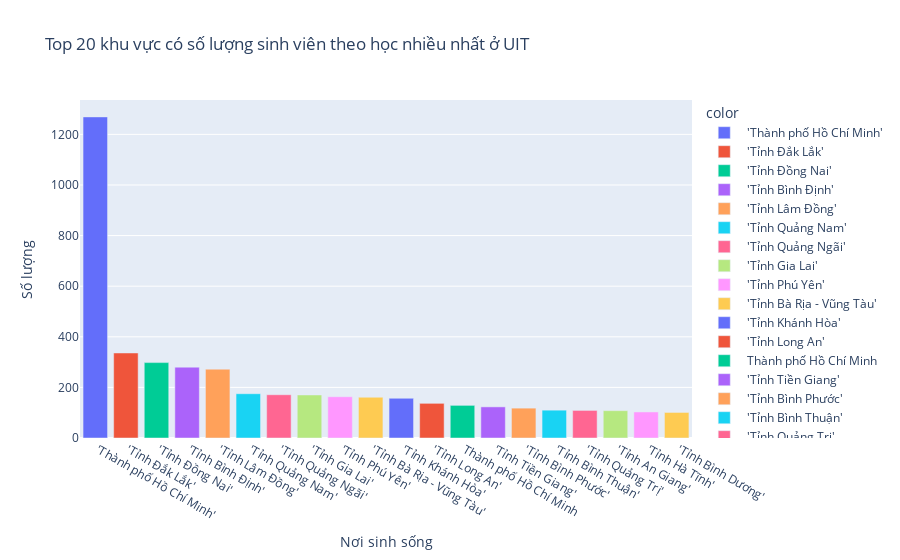

Notebook code cell kept with this figure:
### Code cell
sinhvien["DiaChi_TinhTP"].value_counts()
fig = px.bar(x = sinhvien["DiaChi_TinhTP"].value_counts()[:20].index,
             y = sinhvien["DiaChi_TinhTP"].value_counts()[:20].values,
             labels = {'x': "Nơi sinh sống",
                     'y': "Số lượng"},
             color = sinhvien["DiaChi_TinhTP"].value_counts()[:20].index,
             title="Top 20 khu vực có số lượng sinh viên theo học nhiều nhất ở UIT")
fig

### Figure 1 — Plotly figure (JSON) as saved in the notebook; plotly's stock layout.template omitted (floating-point values rounded to 4 significant figures)
{"data": [{"alignmentgroup": "True", "hovertemplate": "color= 'Thành phố Hồ Chí Minh'<br>Nơi sinh sống=%{x}<br>Số lượng=%{y}<extra></extra>", "legendgroup": " 'Thành phố Hồ Chí Minh'", "marker": {"color": "#636efa", "pattern": {"shape": ""}}, "name": " 'Thành phố Hồ Chí Minh'", "offsetgroup": " 'Thành phố Hồ Chí Minh'", "orientation": "v", "showlegend": true, "textposition": "auto", "type": "bar", "x": [" 'Thành phố Hồ Chí Minh'"], "xaxis": "x", "y": [1269], "yaxis": "y"}, {"alignmentgroup": "True", "hovertemplate": "color= 'Tỉnh Đắk Lắk'<br>Nơi sinh sống=%{x}<br>Số lượng=%{y}<extra></extra>", "legendgroup": " 'Tỉnh Đắk Lắk'", "marker": {"color": "#EF553B", "pattern": {"shape": ""}}, "name": " 'Tỉnh Đắk Lắk'", "offsetgroup": " 'Tỉnh Đắk Lắk'", "orientation": "v", "showlegend": true, "textposition": "auto", "type": "bar", "x": [" 'Tỉnh Đắk Lắk'"], "xaxis": "x", "y": [336], "yaxis": "y"}, {"alignmentgroup": "True", "hovertemplate": "color= 'Tỉnh Đồng Nai'<br>Nơi sinh sống=%{x}<br>Số lượng=%{y}<extra></extra>", "legendgroup": " 'Tỉnh Đồng Nai'", "marker": {"color": "#00cc96", "pattern": {"shape": ""}}, "name": " 'Tỉnh Đồng Nai'", "offsetgroup": " 'Tỉnh Đồng Nai'", "orientation": "v", "showlegend": true, "textposition": "auto", "type": "bar", "x": [" 'Tỉnh Đồng Nai'"], "xaxis": "x", "y": [298], "yaxis": "y"}, {"alignmentgroup": "True", "hovertemplate": "color= 'Tỉnh Bình Định'<br>Nơi sinh sống=%{x}<br>Số lượng=%{y}<extra></extra>", "legendgroup": " 'Tỉnh Bình Định'", "marker": {"color": "#ab63fa", "pattern": {"shape": ""}}, "name": " 'Tỉnh Bình Định'", "offsetgroup": " 'Tỉnh Bình Định'", "orientation": "v", "showlegend": true, "textposition": "auto", "type": "bar", "x": [" 'Tỉnh Bình Định'"], "xaxis": "x", "y": [280], "yaxis": "y"}, {"alignmentgroup": "True", "hovertemplate": "color= 'Tỉnh Lâm Đồng'<br>Nơi sinh sống=%{x}<br>Số lượng=%{y}<extra></extra>", "legendgroup": " 'Tỉnh Lâm Đồng'", "marker": {"color": "#FFA15A", "pattern": {"shape": ""}}, "name": " 'Tỉnh Lâm Đồng'", "offsetgroup": " 'Tỉnh Lâm Đồng'", "orientation": "v", "showlegend": true, "textposition": "auto", "type": "bar", "x": [" 'Tỉnh Lâm Đồng'"], "xaxis": "x", "y": [272], "yaxis": "y"}, {"alignmentgroup": "True", "hovertemplate": "color= 'Tỉnh Quảng Nam'<br>Nơi sinh sống=%{x}<br>Số lượng=%{y}<extra></extra>", "legendgroup": " 'Tỉnh Quảng Nam'", "marker": {"color": "#19d3f3", "pattern": {"shape": ""}}, "name": " 'Tỉnh Quảng Nam'", "offsetgroup": " 'Tỉnh Quảng Nam'", "orientation": "v", "showlegend": true, "textposition": "auto", "type": "bar", "x": [" 'Tỉnh Quảng Nam'"], "xaxis": "x", "y": [175], "yaxis": "y"}, {"alignmentgroup": "True", "hovertemplate": "color= 'Tỉnh Quảng Ngãi'<br>Nơi sinh sống=%{x}<br>Số lượng=%{y}<extra></extra>", "legendgroup": " 'Tỉnh Quảng Ngãi'", "marker": {"color": "#FF6692", "pattern": {"shape": ""}}, "name": " 'Tỉnh Quảng Ngãi'", "offsetgroup": " 'Tỉnh Quảng Ngãi'", "orientation": "v", "showlegend": true, "textposition": "auto", "type": "bar", "x": [" 'Tỉnh Quảng Ngãi'"], "xaxis": "x", "y": [171], "yaxis": "y"}, {"alignmentgroup": "True", "hovertemplate": "color= 'Tỉnh Gia Lai'<br>Nơi sinh sống=%{x}<br>Số lượng=%{y}<extra></extra>", "legendgroup": " 'Tỉnh Gia Lai'", "marker": {"color": "#B6E880", "pattern": {"shape": ""}}, "name": " 'Tỉnh Gia Lai'", "offsetgroup": " 'Tỉnh Gia Lai'", "orientation": "v", "showlegend": true, "textposition": "auto", "type": "bar", "x": [" 'Tỉnh Gia Lai'"], "xaxis": "x", "y": [170], "yaxis": "y"}, {"alignmentgroup": "True", "hovertemplate": "color= 'Tỉnh Phú Yên'<br>Nơi sinh sống=%{x}<br>Số lượng=%{y}<extra></extra>", "legendgroup": " 'Tỉnh Phú Yên'", "marker": {"color": "#FF97FF", "pattern": {"shape": ""}}, "name": " 'Tỉnh Phú Yên'", "offsetgroup": " 'Tỉnh Phú Yên'", "orientation": "v", "showlegend": true, "textposition": "auto", "type": "bar", "x": [" 'Tỉnh Phú Yên'"], "xaxis": "x", "y": [163], "yaxis": "y"}, {"alignmentgroup": "True", "hovertemplate": "color= 'Tỉnh Bà Rịa - Vũng Tàu'<br>Nơi sinh sống=%{x}<br>Số lượng=%{y}<extra></extra>", "legendgroup": " 'Tỉnh Bà Rịa - Vũng Tàu'", "marker": {"color": "#FECB52", "pattern": {"shape": ""}}, "name": " 'Tỉnh Bà Rịa - Vũng Tàu'", "offsetgroup": " 'Tỉnh Bà Rịa - Vũng Tàu'", "orientation": "v", "showlegend": true, "textposition": "auto", "type": "bar", "x": [" 'Tỉnh Bà Rịa - Vũng Tàu'"], "xaxis": "x", "y": [161], "yaxis": "y"}, {"alignmentgroup": "True", "hovertemplate": "color= 'Tỉnh Khánh Hòa'<br>Nơi sinh sống=%{x}<br>Số lượng=%{y}<extra></extra>", "legendgroup": " 'Tỉnh Khánh Hòa'", "marker": {"color": "#636efa", "pattern": {"shape": ""}}, "name": " 'Tỉnh Khánh Hòa'", "offsetgroup": " 'Tỉnh Khánh Hòa'", "orientation": "v", "showlegend": true, "textposition": "auto", "type": "bar", "x": [" 'Tỉnh Khánh Hòa'"], "xaxis": "x", "y": [157], "yaxis": "y"}, {"alignmentgroup": "True", "hovertemplate": "color= 'Tỉnh Long An'<br>Nơi sinh sống=%{x}<br>Số lượng=%{y}<extra></extra>", "legendgroup": " 'Tỉnh Long An'", "marker": {"color": "#EF553B", "pattern": {"shape": ""}}, "name": " 'Tỉnh Long An'", "offsetgroup": " 'Tỉnh Long An'", "orientation": "v", "showlegend": true, "textposition": "auto", "type": "bar", "x": [" 'Tỉnh Long An'"], "xaxis": "x", "y": [137], "yaxis": "y"}, {"alignmentgroup": "True", "hovertemplate": "color= Thành phố Hồ Chí Minh<br>Nơi sinh sống=%{x}<br>Số lượng=%{y}<extra></extra>", "legendgroup": " Thành phố Hồ Chí Minh", "marker": {"color": "#00cc96", "pattern": {"shape": ""}}, "name": " Thành phố Hồ Chí Minh", "offsetgroup": " Thành phố Hồ Chí Minh", "orientation": "v", "showlegend": true, "textposition": "auto", "type": "bar", "x": [" Thành phố Hồ Chí Minh"], "xaxis": "x", "y": [129], "yaxis": "y"}, {"alignmentgroup": "True", "hovertemplate": "color= 'Tỉnh Tiền Giang'<br>Nơi sinh sống=%{x}<br>Số lượng=%{y}<extra></extra>", "legendgroup": " 'Tỉnh Tiền Giang'", "marker": {"color": "#ab63fa", "pattern": {"shape": ""}}, "name": " 'Tỉnh Tiền Giang'", "offsetgroup": " 'Tỉnh Tiền Giang'", "orientation": "v", "showlegend": true, "textposition": "auto", "type": "bar", "x": [" 'Tỉnh Tiền Giang'"], "xaxis": "x", "y": [123], "yaxis": "y"}, {"alignmentgroup": "True", "hovertemplate": "color= 'Tỉnh Bình Phước'<br>Nơi sinh sống=%{x}<br>Số lượng=%{y}<extra></extra>", "legendgroup": " 'Tỉnh Bình Phước'", "marker": {"color": "#FFA15A", "pattern": {"shape": ""}}, "name": " 'Tỉnh Bình Phước'", "offsetgroup": " 'Tỉnh Bình Phước'", "orientation": "v", "showlegend": true, "textposition": "auto", "type": "bar", "x": [" 'Tỉnh Bình Phước'"], "xaxis": "x", "y": [118], "yaxis": "y"}, {"alignmentgroup": "True", "hovertemplate": "color= 'Tỉnh Bình Thuận'<br>Nơi sinh sống=%{x}<br>Số lượng=%{y}<extra></extra>", "legendgroup": " 'Tỉnh Bình Thuận'", "marker": {"color": "#19d3f3", "pattern": {"shape": ""}}, "name": " 'Tỉnh Bình Thuận'", "offsetgroup": " 'Tỉnh Bình Thuận'", "orientation": "v", "showlegend": true, "textposition": "auto", "type": "bar", "x": [" 'Tỉnh Bình Thuận'"], "xaxis": "x", "y": [110], "yaxis": "y"}, {"alignmentgroup": "True", "hovertemplate": "color= 'Tỉnh Quảng Trị'<br>Nơi sinh sống=%{x}<br>Số lượng=%{y}<extra></extra>", "legendgroup": " 'Tỉnh Quảng Trị'", "marker": {"color": "#FF6692", "pattern": {"shape": ""}}, "name": " 'Tỉnh Quảng Trị'", "offsetgroup": " 'Tỉnh Quảng Trị'", "orientation": "v", "showlegend": true, "textposition": "auto", "type": "bar", "x": [" 'Tỉnh Quảng Trị'"], "xaxis": "x", "y": [109], "yaxis": "y"}, {"alignmentgroup": "True", "hovertemplate": "color= 'Tỉnh An Giang'<br>Nơi sinh sống=%{x}<br>Số lượng=%{y}<extra></extra>", "legendgroup": " 'Tỉnh An Giang'", "marker": {"color": "#B6E880", "pattern": {"shape": ""}}, "name": " 'Tỉnh An Giang'", "offsetgroup": " 'Tỉnh An Giang'", "orientation": "v", "showlegend": true, "textposition": "auto", "type": "bar", "x": [" 'Tỉnh An Giang'"], "xaxis": "x", "y": [108], "yaxis": "y"}, {"alignmentgroup": "True", "hovertemplate": "color= 'Tỉnh Hà Tĩnh'<br>Nơi sinh sống=%{x}<br>Số lượng=%{y}<extra></extra>", "legendgroup": " 'Tỉnh Hà Tĩnh'", "marker": {"color": "#FF97FF", "pattern": {"shape": ""}}, "name": " 'Tỉnh Hà Tĩnh'", "offsetgroup": " 'Tỉnh Hà Tĩnh'", "orientation": "v", "showlegend": true, "textposition": "auto", "type": "bar", "x": [" 'Tỉnh Hà Tĩnh'"], "xaxis": "x", "y": [103], "yaxis": "y"}, {"alignmentgroup": "True", "hovertemplate": "color= 'Tỉnh Bình Dương'<br>Nơi sinh sống=%{x}<br>Số lượng=%{y}<extra></extra>", "legendgroup": " 'Tỉnh Bình Dương'", "marker": {"color": "#FECB52", "pattern": {"shape": ""}}, "name": " 'Tỉnh Bình Dương'", "offsetgroup": " 'Tỉnh Bình Dương'", "orientation": "v", "showlegend": true, "textposition": "auto", "type": "bar", "x": [" 'Tỉnh Bình Dương'"], "xaxis": "x", "y": [101], "yaxis": "y"}], "layout": {"barmode": "relative", "legend": {"title": {"text": "color"}, "tracegroupgap": 0}, "title": {"text": "Top 20 khu vực có số lượng sinh viên theo học nhiều nhất ở UIT"}, "xaxis": {"anchor": "y", "domain": [0, 1], "title": {"text": "Nơi sinh sống"}}, "yaxis": {"anchor": "x", "domain": [0, 1], "title": {"text": "Số lượng"}}}}
